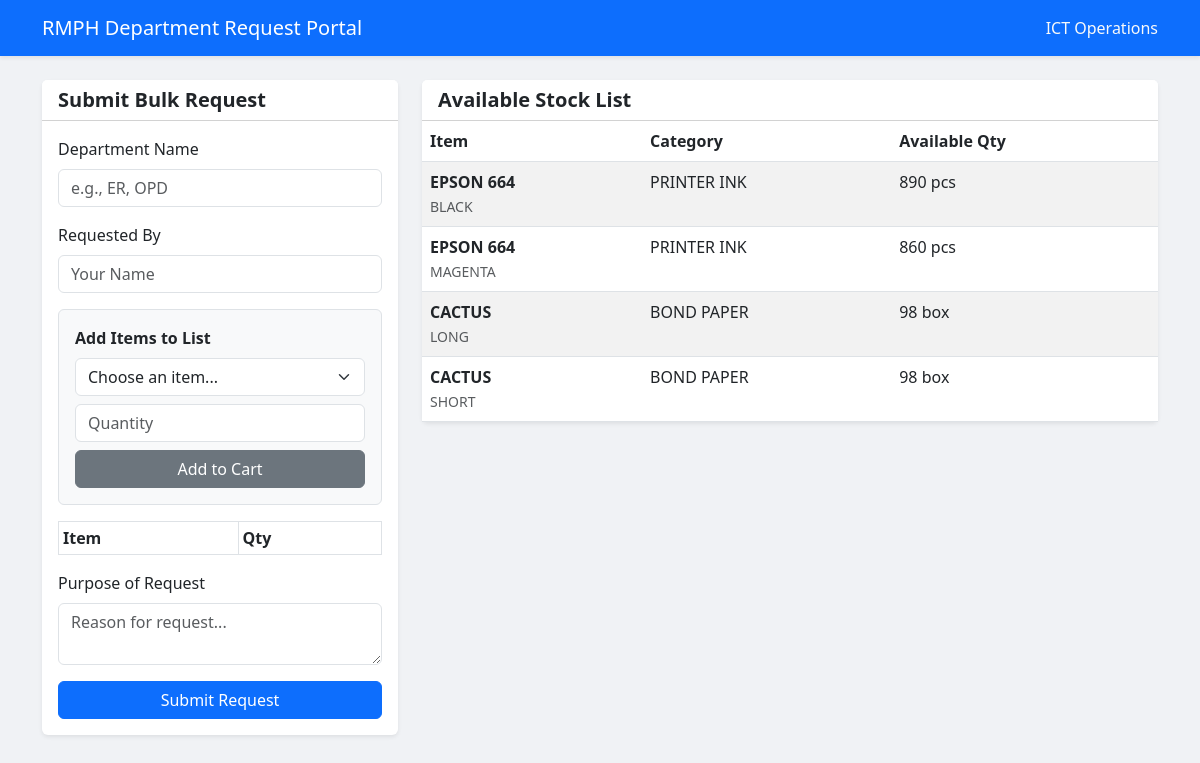
/portal, run on an earlier commit of the app's database.
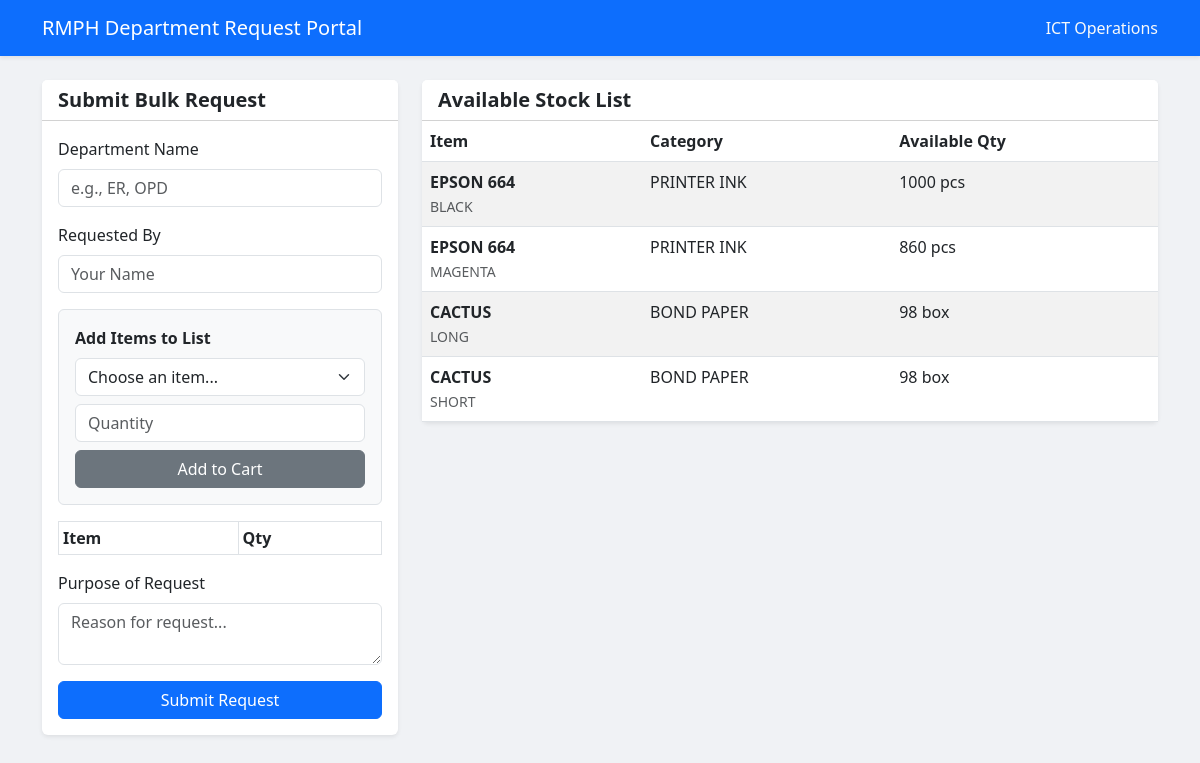
And on a later commit of the database.
### app.py (models this page shows)
class Supply(db.Model):
    __tablename__ = 'supplies'
    id = db.Column(db.Integer, primary_key=True)
    name = db.Column(db.String(150), nullable=False)
    category = db.Column(db.String(100), nullable=True)
    description = db.Column(db.String(255), nullable=True)
    quantity = db.Column(db.Integer, nullable=False, default=0)
    unit = db.Column(db.String(50), nullable=False)
    reorder_level = db.Column(db.Integer, nullable=False, default=10)
    created_at = db.Column(db.DateTime, default=get_pht_time)
    updated_at = db.Column(db.DateTime, default=get_pht_time, onupdate=get_pht_time)

### app.py (the view)
@app.route('/portal')
def department_portal():
    available_supplies = Supply.query.filter(Supply.quantity > 0).all()
    return render_template('portal.html', supplies=available_supplies)

### templates/portal.html (shortened to what the changed rows need)
<!DOCTYPE html>
<html lang="en">
<head>
    <link href="https://cdn.jsdelivr.net/npm/bootstrap@5.3.0/dist/css/bootstrap.min.css" rel="stylesheet">
</head>
<body>
    <div class="container">
        <div class="row">
            <div class="col-md-4 mb-4">
                <div class="card shadow-sm border-0">
                    <div class="card-body">
                        <form action="/submit-request" method="POST" id="requestForm" onsubmit="return validateCart()">
                            <table class="table table-sm table-bordered mb-3" id="cartTable">
                                <thead><tr><th>Item</th><th>Qty</th></tr></thead>
                            </table>
                        </form>
                    </div>
                </div>
            </div>
            <div class="col-md-8">
                <div class="card shadow-sm border-0">
                    <div class="card-body p-0">
                        <table class="table table-striped mb-0">
                            <thead><tr><th>Item</th><th>Category</th><th>Available Qty</th></tr></thead>
                            <tbody>
                                {% for item in supplies %}
                                <tr>
                                    <td>
                                        <strong>{{ item.name }}</strong><br>
                                        <small class="text-muted">{{ item.description }}</small>
                                    </td>
                                    <td>{{ item.category }}</td>
                                    <td>{{ item.quantity }} {{ item.unit }}</td>
                                </tr>
                                {% else %}
                                <tr><td colspan="3" class="text-center py-3">No supplies currently available.</td></tr>
                                {% endfor %}
                            </tbody>
                        </table>
                    </div>
                </div>
            </div>
        </div>
    </div>
</body>
</html>

What changed in the data, as far as the page shows it:
changed Supply "BLACK": quantity "890" → "1000"
